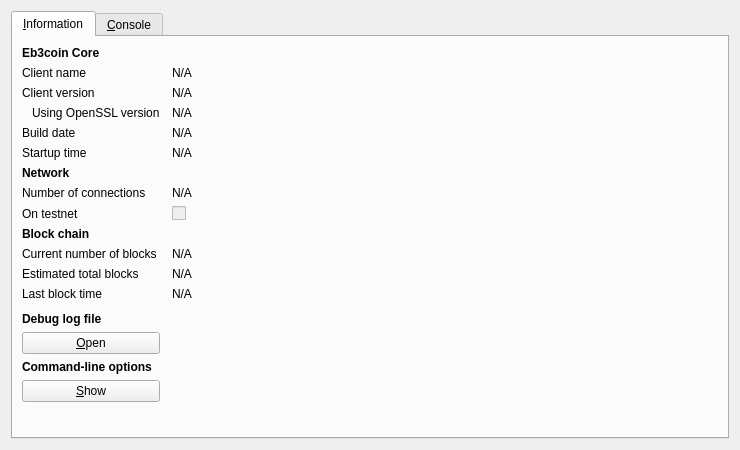
<?xml version="1.0" encoding="UTF-8"?>
<ui version="4.0">
 <class>RPCConsole</class>
 <widget class="QDialog" name="RPCConsole">
  <property name="geometry">
   <rect>
    <x>0</x>
    <y>0</y>
    <width>740</width>
    <height>450</height>
   </rect>
  </property>
  <property name="windowTitle">
   <string>Eb3coin - Debug window</string>
  </property>
  <layout class="QVBoxLayout" name="verticalLayout_2">
   <item>
    <widget class="QTabWidget" name="tabWidget">
     <property name="currentIndex">
      <number>0</number>
     </property>
     <widget class="QWidget" name="tab_info">
      <attribute name="title">
       <string>&amp;Information</string>
      </attribute>
      <layout class="QGridLayout" name="gridLayout" columnstretch="0,1">
       <property name="horizontalSpacing">
        <number>12</number>
       </property>
       <item row="0" column="0">
        <widget class="QLabel" name="label_9">
         <property name="font">
          <font>
           <weight>75</weight>
           <bold>true</bold>
          </font>
         </property>
         <property name="text">
          <string>Eb3coin Core</string>
         </property>
        </widget>
       </item>
       <item row="1" column="0">
        <widget class="QLabel" name="label_5">
         <property name="text">
          <string>Client name</string>
         </property>
        </widget>
       </item>
       <item row="1" column="1">
        <widget class="QLabel" name="clientName">
         <property name="cursor">
          <cursorShape>IBeamCursor</cursorShape>
         </property>
         <property name="text">
          <string>N/A</string>
         </property>
         <property name="textFormat">
          <enum>Qt::PlainText</enum>
         </property>
         <property name="textInteractionFlags">
          <set>Qt::LinksAccessibleByMouse|Qt::TextSelectableByKeyboard|Qt::TextSelectableByMouse</set>
         </property>
        </widget>
       </item>
       <item row="2" column="0">
        <widget class="QLabel" name="label_6">
         <property name="text">
          <string>Client version</string>
         </property>
        </widget>
       </item>
       <item row="2" column="1">
        <widget class="QLabel" name="clientVersion">
         <property name="cursor">
          <cursorShape>IBeamCursor</cursorShape>
         </property>
         <property name="text">
          <string>N/A</string>
         </property>
         <property name="textFormat">
          <enum>Qt::PlainText</enum>
         </property>
         <property name="textInteractionFlags">
          <set>Qt::LinksAccessibleByMouse|Qt::TextSelectableByKeyboard|Qt::TextSelectableByMouse</set>
         </property>
        </widget>
       </item>
       <item row="3" column="0">
        <widget class="QLabel" name="label_14">
         <property name="text">
          <string>Using OpenSSL version</string>
         </property>
         <property name="indent">
          <number>10</number>
         </property>
        </widget>
       </item>
       <item row="3" column="1">
        <widget class="QLabel" name="openSSLVersion">
         <property name="cursor">
          <cursorShape>IBeamCursor</cursorShape>
         </property>
         <property name="text">
          <string>N/A</string>
         </property>
         <property name="textFormat">
          <enum>Qt::PlainText</enum>
         </property>
         <property name="textInteractionFlags">
          <set>Qt::LinksAccessibleByMouse|Qt::TextSelectableByKeyboard|Qt::TextSelectableByMouse</set>
         </property>
        </widget>
       </item>
       <item row="4" column="0">
        <widget class="QLabel" name="label_12">
         <property name="text">
          <string>Build date</string>
         </property>
        </widget>
       </item>
       <item row="4" column="1">
        <widget class="QLabel" name="buildDate">
         <property name="cursor">
          <cursorShape>IBeamCursor</cursorShape>
         </property>
         <property name="text">
          <string>N/A</string>
         </property>
         <property name="textFormat">
          <enum>Qt::PlainText</enum>
         </property>
         <property name="textInteractionFlags">
          <set>Qt::LinksAccessibleByMouse|Qt::TextSelectableByKeyboard|Qt::TextSelectableByMouse</set>
         </property>
        </widget>
       </item>
       <item row="5" column="0">
        <widget class="QLabel" name="label_13">
         <property name="text">
          <string>Startup time</string>
         </property>
        </widget>
       </item>
       <item row="5" column="1">
        <widget class="QLabel" name="startupTime">
         <property name="cursor">
          <cursorShape>IBeamCursor</cursorShape>
         </property>
         <property name="text">
          <string>N/A</string>
         </property>
         <property name="textFormat">
          <enum>Qt::PlainText</enum>
         </property>
         <property name="textInteractionFlags">
          <set>Qt::LinksAccessibleByMouse|Qt::TextSelectableByKeyboard|Qt::TextSelectableByMouse</set>
         </property>
        </widget>
       </item>
       <item row="6" column="0">
        <widget class="QLabel" name="label_11">
         <property name="font">
          <font>
           <weight>75</weight>
           <bold>true</bold>
          </font>
         </property>
         <property name="text">
          <string>Network</string>
         </property>
        </widget>
       </item>
       <item row="7" column="0">
        <widget class="QLabel" name="label_7">
         <property name="text">
          <string>Number of connections</string>
         </property>
        </widget>
       </item>
       <item row="7" column="1">
        <widget class="QLabel" name="numberOfConnections">
         <property name="cursor">
          <cursorShape>IBeamCursor</cursorShape>
         </property>
         <property name="text">
          <string>N/A</string>
         </property>
         <property name="textFormat">
          <enum>Qt::PlainText</enum>
         </property>
         <property name="textInteractionFlags">
          <set>Qt::LinksAccessibleByMouse|Qt::TextSelectableByKeyboard|Qt::TextSelectableByMouse</set>
         </property>
        </widget>
       </item>
       <item row="8" column="0">
        <widget class="QLabel" name="label_8">
         <property name="text">
          <string>On testnet</string>
         </property>
        </widget>
       </item>
       <item row="8" column="1">
        <widget class="QCheckBox" name="isTestNet">
         <property name="enabled">
          <bool>false</bool>
         </property>
         <property name="text">
          <string/>
         </property>
        </widget>
       </item>
       <item row="9" column="0">
        <widget class="QLabel" name="label_10">
         <property name="font">
          <font>
           <weight>75</weight>
           <bold>true</bold>
          </font>
         </property>
         <property name="text">
          <string>Block chain</string>
         </property>
        </widget>
       </item>
       <item row="10" column="0">
        <widget class="QLabel" name="label_3">
         <property name="text">
          <string>Current number of blocks</string>
         </property>
        </widget>
       </item>
       <item row="10" column="1">
        <widget class="QLabel" name="numberOfBlocks">
         <property name="cursor">
          <cursorShape>IBeamCursor</cursorShape>
         </property>
         <property name="text">
          <string>N/A</string>
         </property>
         <property name="textFormat">
          <enum>Qt::PlainText</enum>
         </property>
         <property name="textInteractionFlags">
          <set>Qt::LinksAccessibleByMouse|Qt::TextSelectableByKeyboard|Qt::TextSelectableByMouse</set>
         </property>
        </widget>
       </item>
       <item row="11" column="0">
        <widget class="QLabel" name="label_4">
         <property name="text">
          <string>Estimated total blocks</string>
         </property>
        </widget>
       </item>
       <item row="11" column="1">
        <widget class="QLabel" name="totalBlocks">
         <property name="cursor">
          <cursorShape>IBeamCursor</cursorShape>
         </property>
         <property name="text">
          <string>N/A</string>
         </property>
         <property name="textFormat">
          <enum>Qt::PlainText</enum>
         </property>
         <property name="textInteractionFlags">
          <set>Qt::LinksAccessibleByMouse|Qt::TextSelectableByKeyboard|Qt::TextSelectableByMouse</set>
         </property>
        </widget>
       </item>
       <item row="12" column="0">
        <widget class="QLabel" name="label_2">
         <property name="text">
          <string>Last block time</string>
         </property>
        </widget>
       </item>
       <item row="12" column="1">
        <widget class="QLabel" name="lastBlockTime">
         <property name="cursor">
          <cursorShape>IBeamCursor</cursorShape>
         </property>
         <property name="text">
          <string>N/A</string>
         </property>
         <property name="textFormat">
          <enum>Qt::PlainText</enum>
         </property>
         <property name="textInteractionFlags">
          <set>Qt::LinksAccessibleByMouse|Qt::TextSelectableByKeyboard|Qt::TextSelectableByMouse</set>
         </property>
        </widget>
       </item>
       <item row="13" column="0">
        <spacer name="verticalSpacer_2">
         <property name="orientation">
          <enum>Qt::Vertical</enum>
         </property>
         <property name="sizeHint" stdset="0">
          <size>
           <width>20</width>
           <height>20</height>
          </size>
         </property>
        </spacer>
       </item>
       <item row="14" column="0">
        <widget class="QLabel" name="labelDebugLogfile">
         <property name="font">
          <font>
           <weight>75</weight>
           <bold>true</bold>
          </font>
         </property>
         <property name="text">
          <string>Debug log file</string>
         </property>
        </widget>
       </item>
       <item row="15" column="0">
        <widget class="QPushButton" name="openDebugLogfileButton">
         <property name="toolTip">
          <string>Open the Eb3coin debug log file from the current data directory. This can take a few seconds for large log files.</string>
         </property>
         <property name="text">
          <string>&amp;Open</string>
         </property>
         <property name="autoDefault">
          <bool>false</bool>
         </property>
        </widget>
       </item>
       <item row="16" column="0">
        <widget class="QLabel" name="labelCLOptions">
         <property name="font">
          <font>
           <weight>75</weight>
           <bold>true</bold>
          </font>
         </property>
         <property name="text">
          <string>Command-line options</string>
         </property>
        </widget>
       </item>
       <item row="17" column="0">
        <widget class="QPushButton" name="showCLOptionsButton">
         <property name="toolTip">
          <string>Show the Eb3coin-Qt help message to get a list with possible Eb3coin command-line options.</string>
         </property>
         <property name="text">
          <string>&amp;Show</string>
         </property>
         <property name="autoDefault">
          <bool>false</bool>
         </property>
        </widget>
       </item>
       <item row="18" column="0">
        <spacer name="verticalSpacer">
         <property name="orientation">
          <enum>Qt::Vertical</enum>
         </property>
         <property name="sizeHint" stdset="0">
          <size>
           <width>20</width>
           <height>40</height>
          </size>
         </property>
        </spacer>
       </item>
      </layout>
     </widget>
     <widget class="QWidget" name="tab_console">
      <attribute name="title">
       <string>&amp;Console</string>
      </attribute>
      <layout class="QVBoxLayout" name="verticalLayout_3">
       <property name="spacing">
        <number>3</number>
       </property>
       <item>
        <widget class="QTextEdit" name="messagesWidget">
         <property name="minimumSize">
          <size>
           <width>0</width>
           <height>100</height>
          </size>
         </property>
         <property name="readOnly">
          <bool>true</bool>
         </property>
         <property name="tabKeyNavigation" stdset="0">
          <bool>false</bool>
         </property>
         <property name="columnCount" stdset="0">
          <number>2</number>
         </property>
        </widget>
       </item>
       <item>
        <layout class="QHBoxLayout" name="horizontalLayout">
         <property name="spacing">
          <number>3</number>
         </property>
         <item>
          <widget class="QLabel" name="label">
           <property name="text">
            <string notr="true">&gt;</string>
           </property>
          </widget>
         </item>
         <item>
          <widget class="QLineEdit" name="lineEdit"/>
         </item>
         <item>
          <widget class="QPushButton" name="clearButton">
           <property name="maximumSize">
            <size>
             <width>24</width>
             <height>24</height>
            </size>
           </property>
           <property name="toolTip">
            <string>Clear console</string>
           </property>
           <property name="text">
            <string/>
           </property>
           <property name="icon">
            <iconset resource="../bitcoin.qrc">
             <normaloff>:/icons/remove</normaloff>:/icons/remove</iconset>
           </property>
           <property name="shortcut">
            <string notr="true">Ctrl+L</string>
           </property>
           <property name="autoDefault">
            <bool>false</bool>
           </property>
          </widget>
         </item>
        </layout>
       </item>
      </layout>
     </widget>
    </widget>
   </item>
  </layout>
 </widget>
 <resources>
  <include location="../bitcoin.qrc"/>
 </resources>
 <connections/>
</ui>
